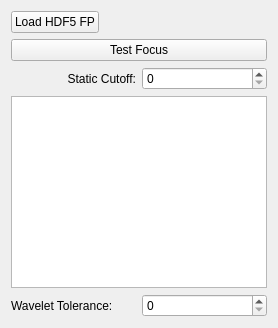
      <widget class="QWidget" name="tab" >
       <attribute name="title" >
        <string>Misc</string>
       </attribute>
       <layout class="QVBoxLayout" >
        <item>
         <layout class="QHBoxLayout" >
          <item>
           <widget class="QPushButton" name="loadHDF5FP_Btn" >
            <property name="text" >
             <string>Load HDF5 FP</string>
            </property>
           </widget>
          </item>
          <item>
           <spacer>
            <property name="orientation" >
             <enum>Qt::Horizontal</enum>
            </property>
            <property name="sizeHint" stdset="0" >
             <size>
              <width>40</width>
              <height>20</height>
             </size>
            </property>
           </spacer>
          </item>
         </layout>
        </item>
        <item>
         <widget class="QPushButton" name="testFocus_Btn" >
          <property name="text" >
           <string>Test Focus</string>
          </property>
         </widget>
        </item>
        <item>
         <layout class="QHBoxLayout" >
          <item>
           <widget class="QLabel" name="test" >
            <property name="text" >
             <string>Static Cutoff:</string>
            </property>
            <property name="alignment" >
             <set>Qt::AlignRight|Qt::AlignTrailing|Qt::AlignVCenter</set>
            </property>
           </widget>
          </item>
          <item>
           <widget class="QSpinBox" name="test2" >
            <property name="toolTip" >
             <string>&lt;html>&lt;head>&lt;meta name="qrichtext" content="1" />&lt;style type="text/css">
p, li { white-space: pre-wrap; }
&lt;/style>&lt;/head>&lt;body style=" font-family:'MS Shell Dlg 2'; font-size:8.25pt; font-weight:400; font-style:normal;">
&lt;p style=" margin-top:0px; margin-bottom:0px; margin-left:0px; margin-right:0px; -qt-block-indent:0; text-indent:0px;">This is the minimum value in absolute counts (i.e. not normalized) to be considered for peak picking.&lt;/p>&lt;/body>&lt;/html></string>
            </property>
           </widget>
          </item>
         </layout>
        </item>
        <item>
         <widget class="QTreeWidget" name="groupTreeWidget1" >
          <property name="selectionMode" >
           <enum>QAbstractItemView::ExtendedSelection</enum>
          </property>
          <property name="sortingEnabled" >
           <bool>true</bool>
          </property>
          <property name="headerHidden" >
           <bool>true</bool>
          </property>
          <property name="columnCount" >
           <number>2</number>
          </property>
          <column>
           <property name="text" >
            <string>1</string>
           </property>
          </column>
          <column>
           <property name="text" >
            <string>2</string>
           </property>
          </column>
         </widget>
        </item>
        <item>
         <layout class="QHBoxLayout" >
          <item>
           <widget class="QLabel" name="label_18" >
            <property name="text" >
             <string>Wavelet Tolerance:</string>
            </property>
           </widget>
          </item>
          <item>
           <widget class="QSpinBox" name="spinBox" />
          </item>
         </layout>
        </item>
       </layout>
      </widget>
